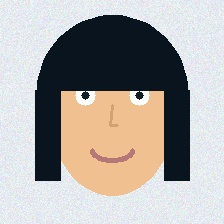
#> input picture dataset/female/female_sample_001.jpg, 224 x 224 px
$ python -i face_detection.py   (imports and definitions only)
#> lines starting #> are read from the running program, lines starting #| are printed output that depends on the picture
import os
import cv2
import numpy as np

def get_cascade_classifier():
    """
    Load OpenCV Haar Cascade Frontal Face Classifier with multiple search locations and auto-download.
    """
    cascade_filename = 'haarcascade_frontalface_default.xml'
    possible_paths = [
        os.path.join(os.path.dirname(os.path.abspath(__file__)), '..', cascade_filename),
        os.path.join(os.path.dirname(os.path.abspath(__file__)), cascade_filename),
        cascade_filename,
        os.path.join(getattr(cv2, 'data', None).haarcascades if hasattr(cv2, 'data') else '', cascade_filename)
    ]

    cascade_path = None
    for path in possible_paths:
        if path and os.path.exists(path) and os.path.getsize(path) > 0:
            cascade_path = path
            break

    if cascade_path is None:
        # Download XML if missing
        target_path = os.path.join(os.path.dirname(os.path.abspath(__file__)), '..', cascade_filename)
        url = "https://raw.githubusercontent.com/opencv/opencv/master/data/haarcascades/haarcascade_frontalface_default.xml"
        print(f"[Face Detection] Haar Cascade XML not found. Downloading from {url}...")
        try:
            import urllib.request
            urllib.request.urlretrieve(url, target_path)
            cascade_path = target_path
        except Exception as e:
            print(f"[Face Detection] Warning downloading Haar Cascade XML: {e}")

    if cascade_path and os.path.exists(cascade_path):
        face_cascade = cv2.CascadeClassifier(cascade_path)
        if not face_cascade.empty():
            return face_cascade

    print("[Face Detection] Warning: OpenCV Cascade Classifier empty or missing.")
    return None


def detect_and_crop_faces(image_rgb, scaleFactor=1.1, minNeighbors=5, minSize=(30, 30), padding=0.1):
    """
    Detect faces in an RGB image using OpenCV Haar Cascade.

    Returns:
        faces_data: List of dicts with key 'box' (x, y, w, h) and 'cropped' (RGB cropped face image)
        status_message: Explanation string
    """
    face_cascade = get_cascade_classifier()
    if face_cascade is None or face_cascade.empty():
        return [], "Face detector unavailable."

    # Convert RGB to Grayscale for OpenCV Haar Cascade

    gray = cv2.cvtColor(image_rgb, cv2.COLOR_RGB2GRAY)
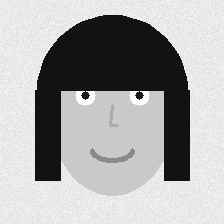
#> gray: shape (224, 224); min 12, max 255, mean 168.3

    # Equalize histogram for better detection under different lighting
    gray_eq = cv2.equalizeHist(gray)
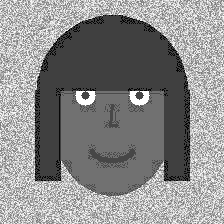
#> gray_eq: shape (224, 224); min 0, max 255, mean 138.6

    faces = face_cascade.detectMultiScale(
        gray_eq,
        scaleFactor=scaleFactor,
        minNeighbors=minNeighbors,
        minSize=minSize,
        flags=cv2.CASCADE_SCALE_IMAGE
    )
#> faces = ()

    if len(faces) == 0:
        # Retry on original gray image if equalized missed
        faces = face_cascade.detectMultiScale(
            gray,
            scaleFactor=1.05,
            minNeighbors=3,
            minSize=minSize
        )

    if len(faces) == 0:
        return [], "No faces detected in the image."

    h_img, w_img = image_rgb.shape[:2]
    faces_data = []

    for (x, y, w, h) in faces:
        # Add padding margin
        pad_w = int(w * padding)
        pad_h = int(h * padding)

        x1 = max(0, x - pad_w)
        y1 = max(0, y - pad_h)
        x2 = min(w_img, x + w + pad_w)
        y2 = min(h_img, y + h + pad_h)

        cropped_face = image_rgb[y1:y2, x1:x2]

        faces_data.append({
            'box': (x, y, w, h),
            'padded_box': (x1, y1, x2 - x1, y2 - y1),
            'cropped': cropped_face
        })

    return faces_data, f"Detected {len(faces_data)} face(s)."

# [48 lines left out: function draw_predictions_on_image, not called in this run]

>>> import cv2
>>> picture = cv2.cvtColor(cv2.imread('../dataset/female/female_sample_001.jpg'), cv2.COLOR_BGR2RGB)
>>> result = detect_and_crop_faces(picture)
#> result = ([], 'No faces detected in the image.')
